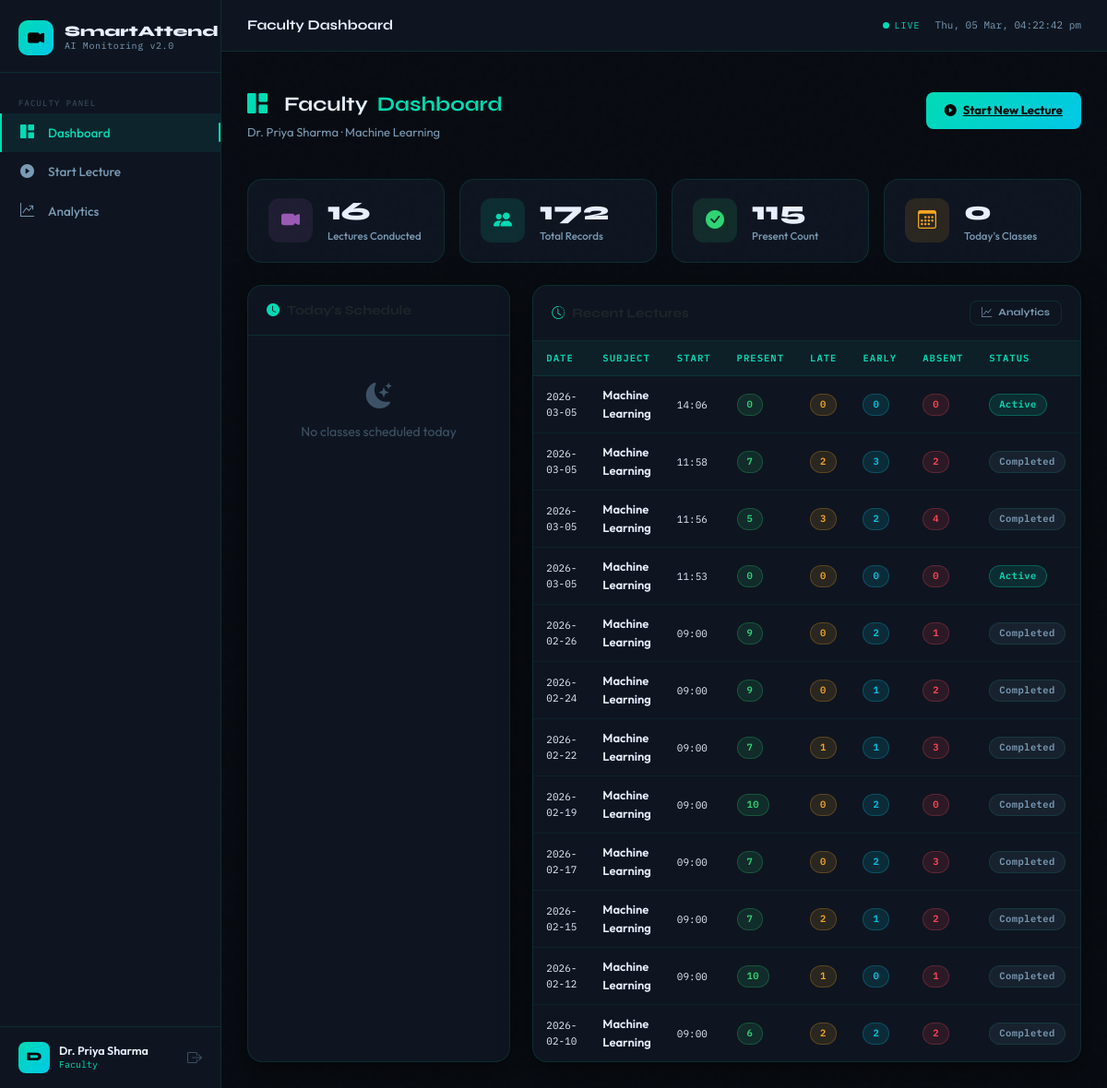
The app's page /faculty/dashboard (signed in) with its own data.
### tables this page shows
CREATE TABLE lectures (
        id          INTEGER PRIMARY KEY AUTOINCREMENT,
        faculty_id  INTEGER NOT NULL,
        subject     TEXT    NOT NULL,
        date        TEXT    NOT NULL,
        start_time  TEXT    NOT NULL,
        end_time    TEXT,
        room        TEXT    DEFAULT 'Lab-1',
        status      TEXT    NOT NULL DEFAULT 'active',
        FOREIGN KEY(faculty_id) REFERENCES users(id)
    );

### app.py (the view)
@app.route("/faculty/dashboard")
@login_required
@roles("faculty","super_admin")
def faculty_dashboard():
    fid  = session["uid"]
    conn = get_db()
    lectures = conn.execute("""
        SELECT l.*,
               COUNT(a.id) as total,
               SUM(CASE WHEN a.final_status='Present' THEN 1 ELSE 0 END)    as present,
               SUM(CASE WHEN a.final_status='Late'    THEN 1 ELSE 0 END)    as late,
               SUM(CASE WHEN a.final_status='Early Exit' THEN 1 ELSE 0 END) as early,
               SUM(CASE WHEN a.final_status='Absent'  THEN 1 ELSE 0 END)    as absent
        FROM lectures l
        LEFT JOIN attendance a ON l.id=a.lecture_id
        WHERE l.faculty_id=?
        GROUP BY l.id
        ORDER BY l.date DESC, l.start_time DESC
        LIMIT 12
    """, (fid,)).fetchall()
    today_name = datetime.now().strftime("%A")
    timetable  = conn.execute(
        "SELECT * FROM timetable WHERE faculty_id=? AND day_of_week=?",
        (fid, today_name)
    ).fetchall()
    stats = conn.execute("""
        SELECT COUNT(DISTINCT l.id) as lec_cnt,
               COUNT(a.id) as att_cnt,
               SUM(CASE WHEN a.final_status='Present' THEN 1 ELSE 0 END) as present_cnt
        FROM lectures l
        LEFT JOIN attendance a ON l.id=a.lecture_id
        WHERE l.faculty_id=?
    """, (fid,)).fetchone()
    active = next((ls.to_dict() for ls in active_lectures.values()
                   if ls.faculty_id == fid), None)
    conn.close()
    return render_template("faculty_dashboard.html",
        lectures=lectures, timetable=timetable,
        stats=stats, active=active)

### app.py (called while the page is built)
def get_db() -> sqlite3.Connection:
    conn = sqlite3.connect(DATABASE)
    conn.row_factory = sqlite3.Row
    conn.execute("PRAGMA foreign_keys = ON")
    return conn

def login_required(f):
    @wraps(f)
    def wrapped(*a, **kw):
        if "uid" not in session:
            flash("Please log in.", "warning")
            return redirect(url_for("login"))
        return f(*a, **kw)
    return wrapped

def roles(*allowed):
    def decorator(f):
        @wraps(f)
        def wrapped(*a, **kw):
            if session.get("role") not in allowed:
                flash("Access denied.", "danger")
                return redirect(url_for("index"))
            return f(*a, **kw)
        return wrapped
    return decorator

@app.context_processor
def inject_now():
    return {"now": datetime.now()}

### templates/faculty_dashboard.html (shortened to what this page needs)
{% extends "base.html" %}
{% block page_label %}Faculty Dashboard{% endblock %}
{% block content %}
<div class="page-header d-flex justify-content-between align-items-start flex-wrap gap-3">
  <div>
    <h1><i class="bi bi-grid-1x2-fill text-teal me-2"></i>Faculty <span>Dashboard</span></h1>
    <p>{{ session.uname }} · {{ session.subject or 'All Subjects' }}</p>
  </div>
  <a href="{{ url_for('start_lecture') }}" class="btn-teal" style="padding:10px 20px;">
    <i class="bi bi-play-circle-fill"></i> Start New Lecture
  </a>
</div>
<div class="row g-3 mb-4">
  <div class="col-6 col-lg-3">
    <div class="stat-card">
      <div class="stat-icon purple"><i class="bi bi-camera-video-fill"></i></div>
      <div>
        <div class="stat-val">{{ stats.lec_cnt or 0 }}</div>
        <div class="stat-label">Lectures Conducted</div>
      </div>
    </div>
  </div>
  <div class="col-6 col-lg-3">
    <div class="stat-card">
      <div class="stat-icon teal"><i class="bi bi-people-fill"></i></div>
      <div>
        <div class="stat-val">{{ stats.att_cnt or 0 }}</div>
        <div class="stat-label">Total Records</div>
      </div>
    </div>
  </div>
  <div class="col-6 col-lg-3">
    <div class="stat-card">
      <div class="stat-icon green"><i class="bi bi-check-circle-fill"></i></div>
      <div>
        <div class="stat-val">{{ stats.present_cnt or 0 }}</div>
        <div class="stat-label">Present Count</div>
      </div>
    </div>
  </div>
  <div class="col-6 col-lg-3">
    <div class="stat-card">
      <div class="stat-icon amber"><i class="bi bi-calendar3"></i></div>
      <div>
        <div class="stat-val">{{ timetable|length }}</div>
        <div class="stat-label">Today's Classes</div>
      </div>
    </div>
  </div>
</div>
<div class="row g-4">
  <div class="col-lg-4">
    <div class="card h-100">
      <div class="card-header">
        <i class="bi bi-clock-fill me-2 text-teal"></i>Today's Schedule
      </div>
      <div class="card-body">
        {% if timetable %}
          {% for tt in timetable %}
          <div class="tt-chip mb-2">
            <i class="bi bi-book-fill text-teal"></i>
            <div class="flex-grow-1">
              <div class="fw-600">{{ tt.subject }}</div>
              <div class="tt-time">{{ tt.start_time }} – {{ tt.end_time }}</div>
            </div>
            <a href="{{ url_for('start_lecture') }}" class="btn-teal" style="font-size:11px; padding:4px 10px; white-space:nowrap;">
              <i class="bi bi-play-fill"></i> Start
            </a>
          </div>
          {% endfor %}
        {% else %}
          <div class="text-center py-4" style="color:var(--text-muted);">
            <i class="bi bi-moon-stars-fill fs-3 d-block mb-2"></i>
            No classes scheduled today
          </div>
        {% endif %}
      </div>
    </div>
  </div>
  <div class="col-lg-8">
    <div class="card">
      <div class="card-header d-flex justify-content-between align-items-center">
        <span><i class="bi bi-clock-history me-2 text-teal"></i>Recent Lectures</span>
        <a href="{{ url_for('faculty_analytics') }}" class="btn-ghost" style="font-size:11px; padding:4px 12px;">
          <i class="bi bi-graph-up"></i> Analytics
        </a>
      </div>
      <div class="card-body p-0">
        <table class="table-custom">
          <thead>
            <tr>
              <th>DATE</th><th>SUBJECT</th><th>START</th>
              <th>PRESENT</th><th>LATE</th><th>EARLY</th><th>ABSENT</th><th>STATUS</th><th></th>
            </tr>
          </thead>
          <tbody>
            {% for lec in lectures %}
            <tr>
              <td class="font-mono" style="font-size:11px;">{{ lec.date }}</td>
              <td class="fw-600">{{ lec.subject }}</td>
              <td class="font-mono" style="font-size:11px;">{{ lec.start_time }}</td>
              <td><span class="badge-status bs-present">{{ lec.present or 0 }}</span></td>
              <td><span class="badge-status bs-late">{{ lec.late or 0 }}</span></td>
              <td><span class="badge-status bs-early">{{ lec.early or 0 }}</span></td>
              <td><span class="badge-status bs-absent">{{ lec.absent or 0 }}</span></td>
              <td>
                <span class="badge-status {{ 'bs-active' if lec.status=='active' else 'bs-completed' }}">
                  {{ lec.status|title }}
                </span>
              </td>
              <td>
              </td>
            </tr>
            {% endfor %}
          </tbody>
        </table>
      </div>
    </div>
  </div>
</div>
{% endblock %}

### templates/base.html (shortened to what this page needs)
<!DOCTYPE html>
<html lang="en">
<head>
  <link href="https://cdn.jsdelivr.net/npm/bootstrap@5.3.2/dist/css/bootstrap.min.css" rel="stylesheet">
  <link href="https://cdn.jsdelivr.net/npm/bootstrap-icons@1.11.3/font/bootstrap-icons.css" rel="stylesheet">
  <link rel="stylesheet" href="{{ url_for('static', filename='css/style.css') }}">
</head>
<body>
<div class="shell">
  <aside class="sidebar" id="sidebar">
    <div class="sb-brand">
      <div class="sb-logo"><i class="bi bi-camera-video-fill"></i></div>
      <div>
        <div class="sb-title">SmartAttend</div>
        <div class="sb-sub">AI Monitoring v2.0</div>
      </div>
    </div>
    <nav class="sb-nav">
      {% if session.role == 'super_admin' %}
        <div class="sb-section">ADMINISTRATION</div>
        <a href="{{ url_for('admin_dashboard') }}" class="sb-link {% if request.endpoint=='admin_dashboard' %}active{% endif %}">
          <i class="bi bi-grid-1x2-fill"></i> Dashboard
        </a>
        <a href="{{ url_for('add_faculty') }}" class="sb-link {% if request.endpoint=='add_faculty' %}active{% endif %}">
          <i class="bi bi-person-badge-fill"></i> Manage Faculty
        </a>
        <a href="{{ url_for('add_student') }}" class="sb-link {% if request.endpoint=='add_student' %}active{% endif %}">
          <i class="bi bi-person-bounding-box"></i> Student Enrollment
        </a>
        <div class="sb-section" style="margin-top:8px;">REPORTS</div>
        <a href="{{ url_for('all_reports') }}" class="sb-link {% if request.endpoint=='all_reports' %}active{% endif %}">
          <i class="bi bi-file-bar-graph-fill"></i> All Reports
        </a>
        <a href="{{ url_for('admin_analytics') }}" class="sb-link {% if request.endpoint=='admin_analytics' %}active{% endif %}">
          <i class="bi bi-graph-up-arrow"></i> Analytics
        </a>
      {% else %}
        <div class="sb-section">FACULTY PANEL</div>
        <a href="{{ url_for('faculty_dashboard') }}" class="sb-link {% if request.endpoint=='faculty_dashboard' %}active{% endif %}">
          <i class="bi bi-grid-1x2-fill"></i> Dashboard
        </a>
        <a href="{{ url_for('start_lecture') }}" class="sb-link {% if request.endpoint in ['start_lecture','lecture_monitor'] %}active{% endif %}">
          <i class="bi bi-play-circle-fill"></i> Start Lecture
        </a>
        <a href="{{ url_for('faculty_analytics') }}" class="sb-link {% if request.endpoint=='faculty_analytics' %}active{% endif %}">
          <i class="bi bi-graph-up-arrow"></i> Analytics
        </a>
      {% endif %}
    </nav>
    <div class="sb-footer">
      <div class="sb-avatar">{{ session.uname[0]|upper if session.uname else 'U' }}</div>
      <div>
        <div class="sb-uname">{{ session.uname or 'User' }}</div>
        <div class="sb-role">{{ (session.role or 'guest')|replace('_',' ')|title }}</div>
      </div>
      <a href="{{ url_for('logout') }}" class="sb-logout" title="Sign out">
        <i class="bi bi-box-arrow-right"></i>
      </a>
    </div>
  </aside>
  <div class="main">
    <header class="topbar">
      <span class="topbar-title">{% block page_label %}Dashboard{% endblock %}</span>
      <div class="topbar-right">
        <div class="live-badge">
          <span class="live-dot"></span> LIVE
        </div>
        <span class="topbar-time" id="live-clock"></span>
      </div>
    </header>
    <div class="flash-wrap pt-3">
    </div>
    <div class="page">
      {% block content %}{% endblock %}
    </div>
  </div>
</div>
</body>
</html>

### records on screen
lectures: date "2026-03-05", subject "Machine Learning", start_time "14:06", present "0", late "0", early "0", absent "0", status "Active"
lectures: date "2026-03-05", subject "Machine Learning", start_time "11:58", present "7", faculty "2", early "3", status "Completed"
lectures: date "2026-03-05", subject "Machine Learning", start_time "11:56", present "5", late "3", faculty "2", absent "4", status "Completed"
lectures: date "2026-03-05", subject "Machine Learning", start_time "11:53", present "0", late "0", early "0", absent "0", status "Active"
lectures: date "2026-02-26", subject "Machine Learning", start_time "09:00", present "9", late "0", faculty "2", id "1", status "Completed"
lectures: date "2026-02-24", subject "Machine Learning", start_time "09:00", present "9", late "0", early "1", absent "2", status "Completed"
lectures: date "2026-02-22", subject "Machine Learning", start_time "09:00", present "7", late "1", early "1", id "3", status "Completed"
lectures: date "2026-02-19", subject "Machine Learning", start_time "09:00", present "10", late "0", faculty "2", absent "0", status "Completed"
lectures: date "2026-02-17", subject "Machine Learning", start_time "09:00", present "7", late "0", faculty "2", absent "3", status "Completed"
lectures: date "2026-02-15", subject "Machine Learning", start_time "09:00", present "7", faculty "2", early "1", status "Completed"
lectures: date "2026-02-12", subject "Machine Learning", start_time "09:00", present "10", late "1", early "0", absent "1", status "Completed"
lectures: date "2026-02-10", subject "Machine Learning", start_time "09:00", present "6", faculty "2", status "Completed"

### other values on screen
{{ session.uname[0]|upper if session.uname else 'U' }} "D"
{{ session.uname or 'User' }} "Dr. Priya Sharma"
{{ (session.role or 'guest')|replace('_',' ')|title }} "Faculty"
{{ session.uname }} "Dr. Priya Sharma"
{{ session.subject or 'All Subjects' }} "Machine Learning"
{{ stats.lec_cnt or 0 }} "16"
{{ stats.att_cnt or 0 }} "172"
{{ stats.present_cnt or 0 }} "115"
{{ timetable|length }} "0"
